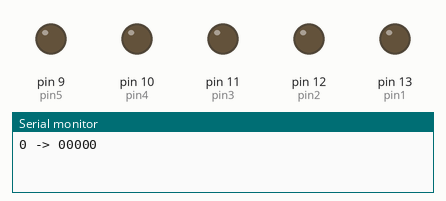
Simulated run of this sketch. Board: Arduino Uno, built with avr-gcc and run on an emulated ATmega328P. On the bench: output pins drawn as LEDs (lit = HIGH), the last lines printed to the serial monitor.

Above: at 0.1 s.
At 4.6 s:
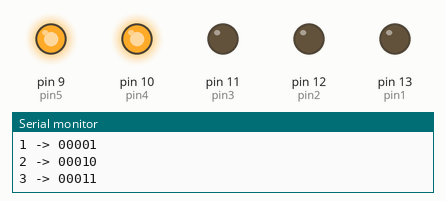
At 9.1 s:
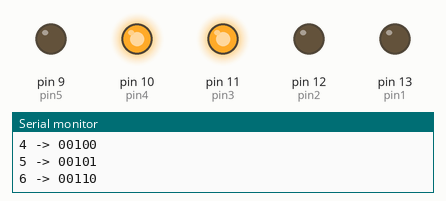
At 18.1 s:
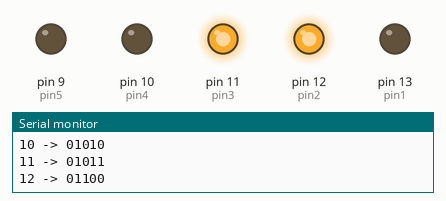
At 27.1 s:
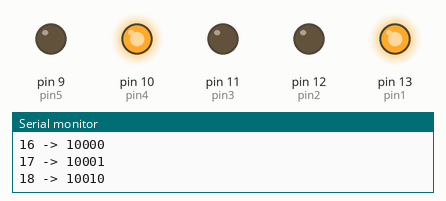
At 37.6 s:
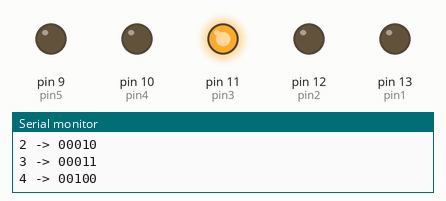
Timing chart, 0 to 40.0 s (numbered marks = the images above):
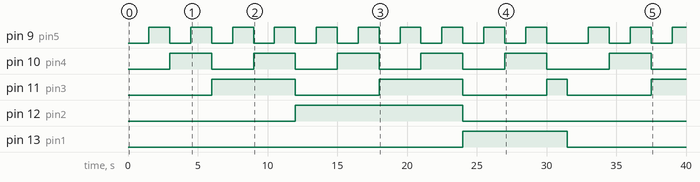

Measured:
- by itself, pin 9 (pin5): LOW → HIGH at 1.5 s, → LOW 1.5 s later, → HIGH 1.5 s later, → LOW 1.5 s later, … (25 changes in this stretch)
- by itself, pin 10 (pin4): goes 4 × (HIGH 3.0 s, LOW 3.0 s), HIGH 3.0 s, LOW 4.5 s, HIGH 3.0 s, then LOW
- by itself, pin 11 (pin3): goes HIGH 6.0 s, LOW 6.0 s, HIGH 6.0 s, LOW 6.0 s, HIGH 1.5 s, LOW 6.0 s, then HIGH
- by itself, pin 12 (pin2): LOW → HIGH at 12.0 s, → LOW 12.0 s later
- by itself, pin 13 (pin1): LOW → HIGH at 24.0 s, → LOW 7.5 s later

The sketch:

Ejercicio2_binario.ino
```cpp
int pin1 = 13;
int pin2 = 12;
int pin3 = 11;
int pin4 = 10;
int pin5 = 9;
int delayt = 1500;


void setup() {
pinMode(pin1,OUTPUT);
pinMode(pin2,OUTPUT);
pinMode(pin3,OUTPUT);
pinMode(pin4,OUTPUT);
pinMode(pin5,OUTPUT);
Serial.begin(9600);
}

void loop() {

//0
digitalWrite(pin1, LOW);
digitalWrite(pin2, LOW);
digitalWrite(pin3, LOW);
digitalWrite(pin4, LOW);
digitalWrite(pin5, LOW);
Serial.println("0 -> 00000");
delay(delayt);

//01
digitalWrite(pin1, LOW);
digitalWrite(pin2, LOW);
digitalWrite(pin3, LOW);
digitalWrite(pin4, LOW);
digitalWrite(pin5, HIGH);
Serial.println("1 -> 00001");
delay(delayt);

//02
digitalWrite(pin1, LOW);
digitalWrite(pin2, LOW);
digitalWrite(pin3, LOW);
digitalWrite(pin4, HIGH);
digitalWrite(pin5, LOW);
Serial.println("2 -> 00010");
delay(delayt);

//03
digitalWrite(pin1, LOW);
digitalWrite(pin2, LOW);
digitalWrite(pin3, LOW);
digitalWrite(pin4, HIGH);
digitalWrite(pin5,HIGH);
Serial.println("3 -> 00011");
delay(delayt);

digitalWrite(pin1, LOW);
digitalWrite(pin2, LOW);
digitalWrite(pin3, HIGH);
digitalWrite(pin4, LOW);
digitalWrite(pin5, LOW);
Serial.println("4 -> 00100");
delay(delayt);

digitalWrite(pin1, LOW);
digitalWrite(pin2, LOW);
digitalWrite(pin3, HIGH);
digitalWrite(pin4, LOW);
digitalWrite(pin5, HIGH);
Serial.println("5 -> 00101");
delay(delayt);
//06
digitalWrite(pin1, LOW);
digitalWrite(pin2, LOW);
digitalWrite(pin3, HIGH);
digitalWrite(pin4, HIGH);
digitalWrite(pin5, LOW);
Serial.println("6 -> 00110");
delay(delayt);

digitalWrite(pin1, LOW);
digitalWrite(pin2, LOW);
digitalWrite(pin3, HIGH);
digitalWrite(pin4, HIGH);
digitalWrite(pin5, HIGH);
Serial.println("7 -> 00111");
delay(delayt);

digitalWrite(pin1, LOW);
digitalWrite(pin2, HIGH);
digitalWrite(pin3, LOW);
digitalWrite(pin4, LOW);
digitalWrite(pin5, LOW);
Serial.println("8 -> 01000");
delay(delayt);

digitalWrite(pin1, LOW);
digitalWrite(pin2, HIGH);
digitalWrite(pin3, LOW);
digitalWrite(pin4, LOW);
digitalWrite(pin5, HIGH);
Serial.println("9 -> 01001");
delay(delayt);

digitalWrite(pin1, LOW);
digitalWrite(pin2, HIGH);
digitalWrite(pin3, LOW);
digitalWrite(pin4, HIGH);
digitalWrite(pin5, LOW);
Serial.println("10 -> 01010");
delay(delayt);

digitalWrite(pin1, LOW);
digitalWrite(pin2, HIGH);
digitalWrite(pin3, LOW);
digitalWrite(pin4, HIGH);
digitalWrite(pin5, HIGH);
Serial.println("11 -> 01011");
delay(delayt);

digitalWrite(pin1, LOW);
digitalWrite(pin2, HIGH);
digitalWrite(pin3, HIGH);
digitalWrite(pin4, LOW);
digitalWrite(pin5, LOW);
Serial.println("12 -> 01100");
delay(delayt);

digitalWrite(pin1, LOW);
digitalWrite(pin2, HIGH);
digitalWrite(pin3, HIGH);
digitalWrite(pin4, LOW);
digitalWrite(pin5, HIGH);
Serial.println("13 -> 01101");
delay(delayt);

digitalWrite(pin1, LOW);
digitalWrite(pin2, HIGH);
digitalWrite(pin3, HIGH);
digitalWrite(pin4, HIGH);
digitalWrite(pin5, LOW);
Serial.println("14 -> 01110");
delay(delayt);

digitalWrite(pin1, LOW);
digitalWrite(pin2, HIGH);
digitalWrite(pin3, HIGH);
digitalWrite(pin4, HIGH);
digitalWrite(pin5, HIGH);
Serial.println("15 -> 01111");
delay(delayt);

digitalWrite(pin1, HIGH);
digitalWrite(pin2, LOW);
digitalWrite(pin3, LOW);
digitalWrite(pin4, LOW);
digitalWrite(pin5, LOW);
Serial.println("16 -> 10000");
delay(delayt);

digitalWrite(pin1, HIGH);
digitalWrite(pin2, LOW);
digitalWrite(pin3, LOW);
digitalWrite(pin4, LOW);
digitalWrite(pin5, HIGH);
Serial.println("17 -> 10001");
delay(delayt);

digitalWrite(pin1, HIGH);
digitalWrite(pin2, LOW);
digitalWrite(pin3, LOW);
digitalWrite(pin4, HIGH);
digitalWrite(pin5, LOW);
Serial.println("18 -> 10010");
delay(delayt);


digitalWrite(pin1, HIGH);
digitalWrite(pin2, LOW);
digitalWrite(pin3, LOW);
digitalWrite(pin4, HIGH);
digitalWrite(pin5, HIGH);
Serial.println("19 -> 10011");
delay(delayt);

digitalWrite(pin1, HIGH);
digitalWrite(pin2, LOW);
digitalWrite(pin3, HIGH);
digitalWrite(pin4, LOW);
digitalWrite(pin5, LOW);
Serial.println("20 -> 10100");
delay(delayt);
}
```
